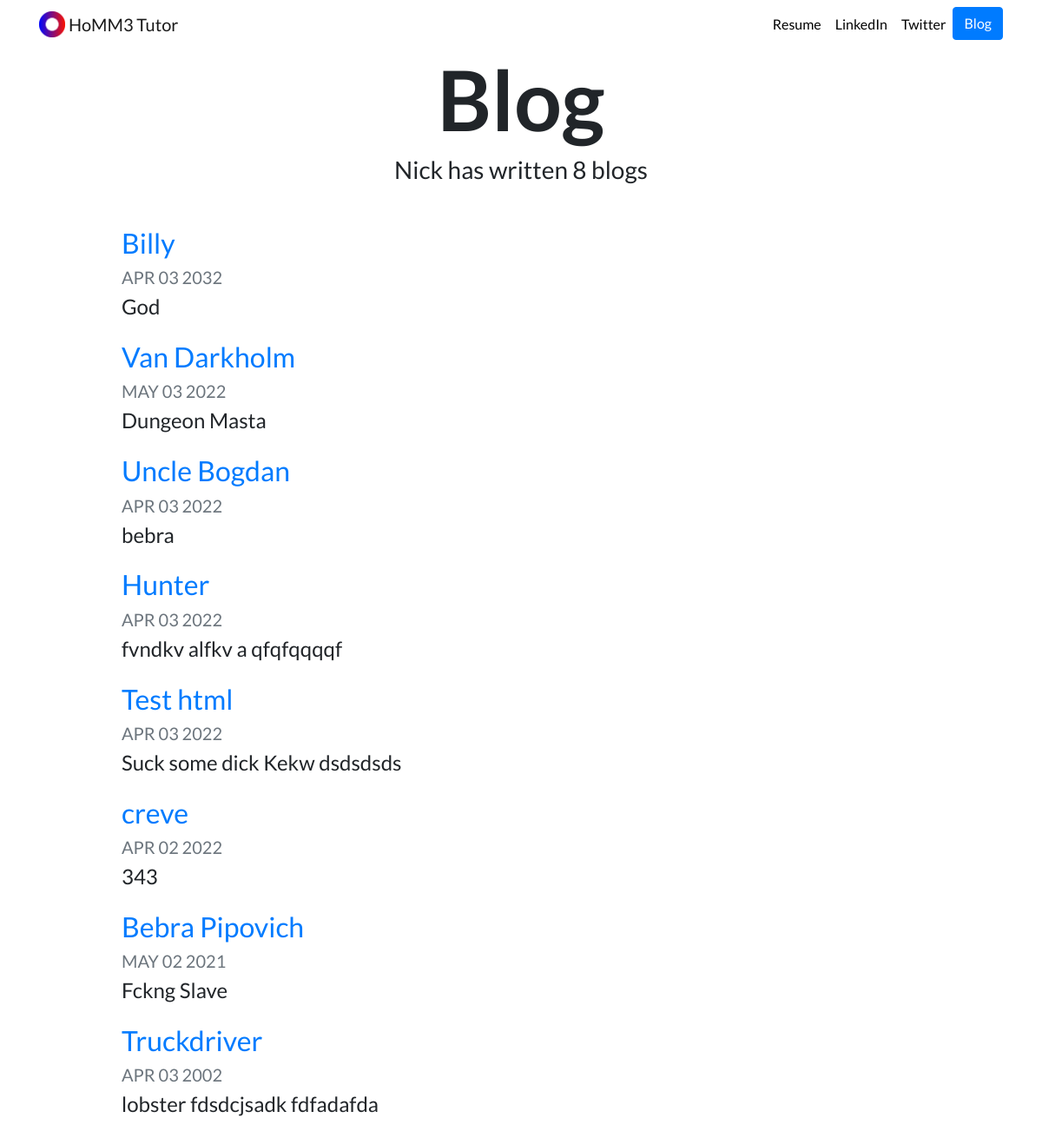
Screenshot of /blog/ with the database file from the repository.
### blog/models.py (models this page shows, shortened)
class Blog(models.Model):
    title = models.CharField(max_length=100)
    dates = models.DateField()
    description = models.CharField(max_length=250)

### blog/views.py (the view)
# urls.py: path('', views.all_blogs, name='all_blogs'),
def all_blogs(request):
    blogs = Blog.objects.order_by('-dates') #order by date [:5] show first 5
    return render(request, 'blog/all_blogs.html', {'blogs':blogs})

### blog/templates/blog/all_blogs.html
{% extends "portfolio/base.html" %}
{% load static %}
{% block content %}
<h1 id="blogtitle" class="font-weight-bold text-center">Blog</h1>
<h3 class="text-center mb-5">Nick has written {{ blogs.count }} blog{{ blogs.count|pluralize }}</h3>
{% for blog in blogs %}
<div class="row justify-content-center my-3">
  <div class="col-md-10">
    <a href="{% url 'blog:detail' blog.id %}">
      <h2>{{ blog.title }}</h2>
    </a>
    <h5 class="text-muted">{{ blog.dates|date:'M d Y'|upper }}</h5>
    <h4>{{ blog.description|striptags|truncatechars:100 }}</h4>
  </div>
</div>
{% endfor %}
{% endblock %}

### portfolio/static/portfolio/custom.css (style rules this page uses)
body { font-family: 'Lato', sans-serif; }
#blogtitle { font-size: 6rem; }

### rows the page displays
Blog: title "Billy", dates "APR 03 2032", description "God"
Blog: title "Van Darkholm", dates "MAY 03 2022", description "Dungeon Masta"
Blog: title "Uncle Bogdan", dates "APR 03 2022", description "bebra"
Blog: title "Hunter", dates "APR 03 2022", description "fvndkv alfkv a qfqfqqqqf"
Blog: title "Test html", dates "APR 03 2022", description "Suck some dick Kekw dsdsdsds"
Blog: title "creve", dates "APR 02 2022", description "343"
Blog: title "Bebra Pipovich", dates "MAY 02 2021", description "Fckng Slave"
Blog: title "Truckdriver", dates "APR 03 2002", description "lobster fdsdcjsadk fdfadafda"

### other values shown
{{ blogs.count }} "8"
